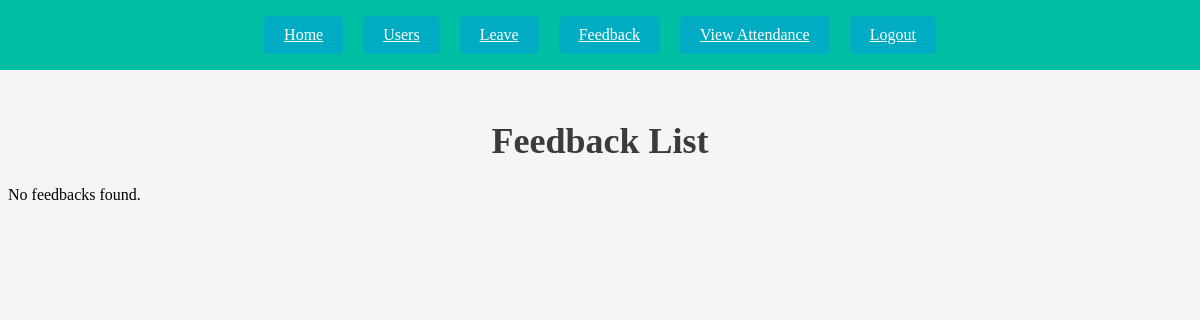
Before: /admin_feedback/ (signed in) with the older database file.
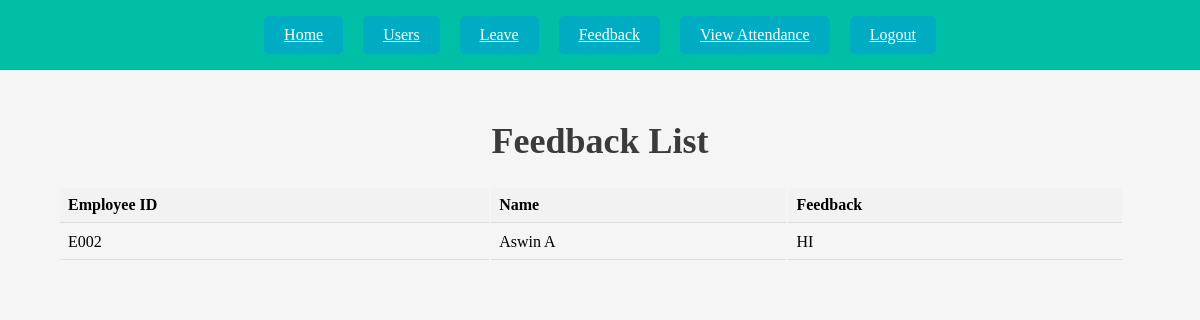
After: the same page with the newer database file.
### faculty_app/models.py (models this page shows, shortened)
class Feedback(models.Model):
    user = models.ForeignKey(User, on_delete=models.CASCADE)
    message = models.TextField()
    created_at = models.DateTimeField(auto_now_add=True)

class Faculty(models.Model):
    user = models.OneToOneField(User, on_delete=models.CASCADE, related_name='faculty')
    dob = models.DateField()
    department = models.CharField(max_length=4, choices=DEPARTMENTS)
    date_of_join = models.DateField()
    subject = models.CharField(max_length=4, choices=SUBJECTS)
    emp_id = models.CharField(max_length=10, unique=True)

### faculty_app/views.py (the view)
# urls.py: path('admin_feedback/',views.admin_feedback, name='admin_feedback'),
@admin_required
def admin_feedback(request):
    feedbacks = Feedback.objects.select_related('user').all().exclude(user__is_superuser=True)
    non_admin_feedbacks = feedbacks.filter(user__in=User.objects.filter(is_superuser=False))
    return render(request, 'admin/admin_feedback.html', {'feedbacks': non_admin_feedbacks})

### faculty_app/templates/admin/admin_feedback.html
{% extends 'admin/admin_base.html' %}
{% block content %}
<h1>Feedback List</h1>
{% if feedbacks %}
<table class="user-table">
  <thead>
    <tr>
      <th>Employee ID</th>
      <th>Name</th>
      <th>Feedback</th>
    </tr>
  </thead>
  <tbody>
    {% for feedback in feedbacks %}
    <tr>
      <td>{{ feedback.user.faculty.emp_id }}</td>
      <td>{{ feedback.user.first_name }} {{ feedback.user.last_name }}</td>
      <td>{{ feedback.message }}</td>
    </tr>
    {% endfor %}
  </tbody>
</table>
{% else %}
<p>No feedbacks found.</p>
{% endif %}
{% endblock %}

### faculty_app/templates/admin/admin_base.html
<!DOCTYPE html>
<html lang="en">
<head>
 <link rel="stylesheet" href="../../static/css/style.css">
</head>
<body>
    <nav class="navbar">
  {% if user.is_authenticated %}
    <a href="{% url 'admin_home' %}" class="navbar-button">Home</a>
    <a href="{% url 'user_list' %}" class="navbar-button">Users</a>
    <a href="{% url 'admin_leave' %}" class="navbar-button">Leave</a>
    <a href="{% url 'admin_feedback' %}" class="navbar-button">Feedback</a>
    <a href="{% url 'admin_view_attendance' %}" class="navbar-button">View Attendance</a>
    <a href="{% url 'logout' %}" class="navbar-button">Logout</a>
  {% endif %}
</nav>
    {% block content %}{% endblock %}
</body>
</html>

### faculty_app/static/css/style.css (style rules this page uses)
h1 { color: #3c3b3b; font-size: 36px; text-align: center; margin-top: 120px; }
body { background-color: #f5f5f5; }
.navbar { display: flex; justify-content: center; align-items: center; height: 70px; background-color: #00bfa5; padding: 0 20px; text-align: center; position: fixed; top: 0; left: 0; right: 0; z-index: 9999; transition: top 0.3s ease-in-out; }
.navbar-button { display: inline-block; padding: 10px 20px; margin: 0 10px; border: none; border-radius: 5px; color: #fff; background-color: #00acc1; cursor: pointer; transition: background-color 0.3s ease; }
.user-table { margin-left: 50px; margin-right: 50px; width: 90%; }
.user-table th, .user-table td { padding: 8px; text-align: left; border-bottom: 1px solid #ddd; }
.user-table th { background-color: #f2f2f2; }

Changed rows visible on the page:
added Feedback: user.faculty.emp_id "E002", user.first_name "Aswin", user.last_name "A", message "HI"
Other visible differences:
text no longer shown: "No feedbacks found."
text now shown: "Employee ID Name Feedback"
